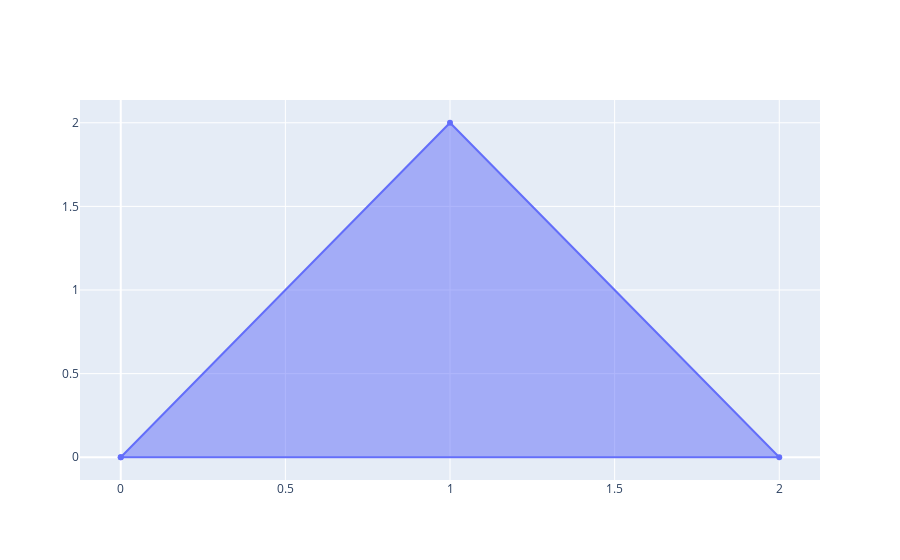

Notebook cell for this chart:
### Code cell
import plotly.graph_objects as go
from random import random

fig = go.Figure(go.Scatter(x=[0,1,2,0], y=[0,2,0,0], fill="toself"))
fig.show()

print(random())

### Figure 1 — Plotly figure (JSON) as saved in the notebook; plotly's stock layout.template omitted (floating-point values rounded to 4 significant figures)
{"data": [{"fill": "toself", "type": "scatter", "x": [0, 1, 2, 0], "y": [0, 2, 0, 0]}], "layout": {}}
